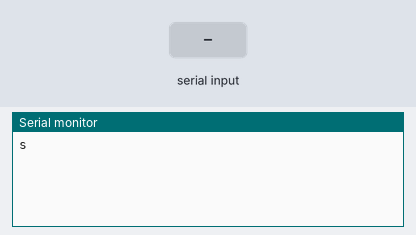
Bench run of a sketch on a simulated Arduino Leonardo, built with avr-gcc and run on an emulated ATmega32U4. On the bench: the last lines printed to the serial monitor. Inputs (shaded band) come from the test bench.

Above: at 1.2 s.
1.3 s: "SERIAL1\n" received over the second serial link
At 2.5 s:
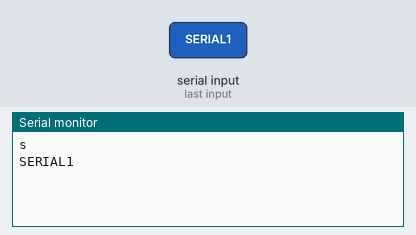
2.8 s: "1" received over the second serial link
At 3.6 s:
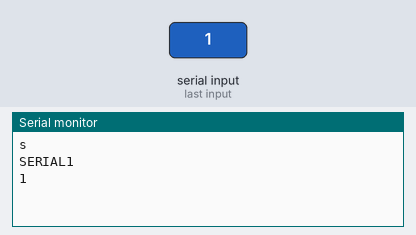

Measured:
- after the input at 1.3 s, the serial monitor: prints a new line at once (image 1)
- after the input at 2.8 s, the serial monitor: prints a new line at once (image 2)

The sketch:

sketch_jun19e.ino
```cpp
#include <SoftwareSerial.h>

void setup() {

  while(!Serial) {

  }

  Serial.begin(9600);
  Serial1.begin(9600);
  Serial.println("s");
}

void loop() { // run over and over
  if (Serial1.available()) {
    //Serial.println("SERIAL1");
    Serial.write(Serial1.read());
  }
  if (Serial.available()) {
    //Serial1.println("SERIAL");
    Serial1.write(Serial.read());
  }
}
```
